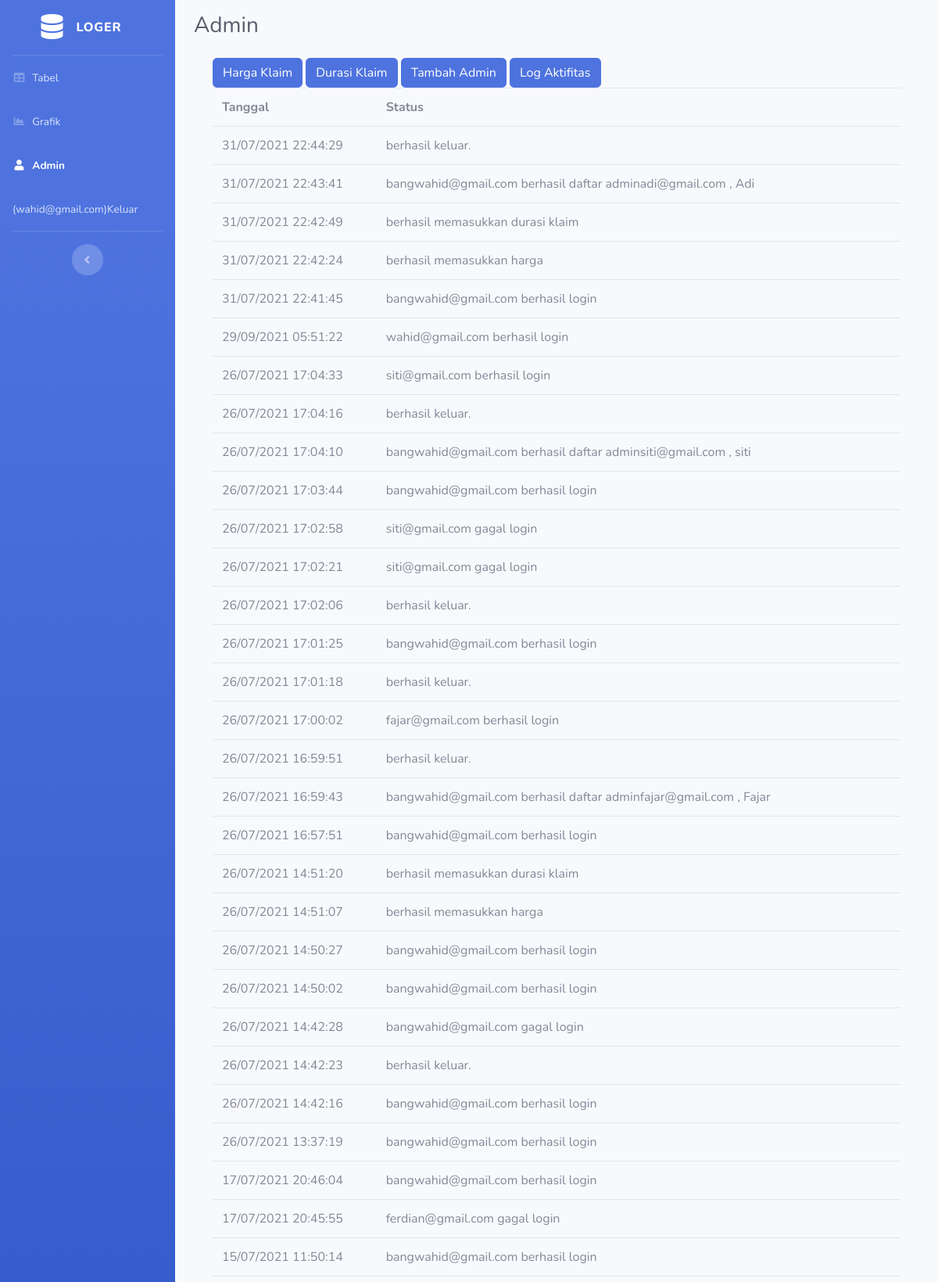
Screenshot of /log_aktifitas.php (signed in, upper part) with the database file from the repository.
### tables this page shows
CREATE TABLE `log_aktifitas` (
  `tanggal` varchar(100) NOT NULL,
  `status` varchar(10000) NOT NULL
);

### log_aktifitas.php (the view, shortened to what this page needs)
<!DOCTYPE html>
<html lang="en">
<head>
    <link href="assets/vendor/fontawesome-free/css/all.min.css" rel="stylesheet" type="text/css">
    <link href="assets/css/sb-admin-2.min.css" rel="stylesheet">
</head>
<body id="page-top">
    <div id="wrapper">
        <ul class="navbar-nav bg-gradient-primary sidebar sidebar-dark accordion" id="accordionSidebar">
            <a class="sidebar-brand d-flex align-items-center justify-content-center" href="masuk.php">
                <div class="sidebar-brand-icon">
                    <i class="fas fa-database"></i>
                </div>
                <div class="sidebar-brand-text mx-3">LOGER</div>
            </a>
            <hr class="sidebar-divider my-0">
            <li class="nav-item">
                <a class="nav-link" href="log.php">
                    <i class="fas fa-fw fa-table"></i>
                    <span>Tabel</span></a>
            </li>
            <li class="nav-item">
                <a class="nav-link" href="grafik.php">
                    <i class="fas fa-fw fa-chart-area"></i>
                    <span>Grafik</span></a>
            </li>
            <li class="nav-item active">
                <a class="nav-link" href="home_admin.php">
                    <i class="fas fa-fw fa-user"></i>
                    <span>Admin</span></a>
            </li>
            <li class="nav-item">
                <a class="nav-link" href="logout.php">
                    <?php
                    $email = $_SESSION["email"];
                    ?>
                    <span>(<?php echo $email; ?>)Keluar</span></a>
            </li>
            <hr class="sidebar-divider d-none d-md-block">
            <div class="text-center d-none d-md-inline">
                <button class="rounded-circle border-0" id="sidebarToggle"></button>
            </div>
        </ul>
        <div id="content-wrapper" class="d-flex flex-column">
            <div id="content">
                <nav class="navbar">
                </nav>
                <div class="container-fluid">
                    <div class="d-sm-flex align-items-center justify-content-between mb-4">
                        <h1 class="h3 mb-0 text-gray-800">Admin</h1>
                    </div>
                    <div class="container">
                    <a href="harga_klaim.php" class="btn btn-primary">Harga Klaim</a>
                    <a href="durasi_klaim.php" class="btn btn-primary">Durasi Klaim</a>
                    <a href="daftar_admin.php" class="btn btn-primary">Tambah Admin</a>
                    <a href="log_aktifitas.php" class="btn btn-primary">Log Aktifitas</a>
                    <?php
                    include "koneksi.php";
                    $log_aktifitas = mysqli_query($koneksi,"SELECT * FROM log_aktifitas ORDER BY tanggal DESC");
                    ?>
                    <table class="table bordered">
                        <tr>
                            <th>Tanggal</th>
                            <th>Status</th>
                        </tr>
                        <?php
                        while($res_log = mysqli_fetch_array($log_aktifitas)) {
                        ?>
                        <tr>
                            <td><?php echo $res_log["tanggal"]; ?></td>
                            <td><?php echo $res_log["status"]; ?></td>
                        </tr>
                        <?php
                };
                    ?>
                    </table>
                </div>
        </div>
    </div>
</body>
</html>

### rows the page displays
log_aktifitas: tanggal "31/07/2021 22:44:29", status "berhasil keluar."
log_aktifitas: tanggal "31/07/2021 22:43:41", status "bangwahid@gmail.com berhasil daftar adminadi@gmail.com , Adi"
log_aktifitas: tanggal "31/07/2021 22:42:49", status "berhasil memasukkan durasi klaim"
log_aktifitas: tanggal "31/07/2021 22:42:24", status "berhasil memasukkan harga"
log_aktifitas: tanggal "31/07/2021 22:41:45", status "bangwahid@gmail.com berhasil login"
log_aktifitas: tanggal "29/09/2021 05:51:22", status "wahid@gmail.com berhasil login"
log_aktifitas: tanggal "26/07/2021 17:04:33", status "siti@gmail.com berhasil login"
log_aktifitas: tanggal "26/07/2021 17:04:16", status "berhasil keluar."
log_aktifitas: tanggal "26/07/2021 17:04:10", status "bangwahid@gmail.com berhasil daftar adminsiti@gmail.com , siti"
log_aktifitas: tanggal "26/07/2021 17:03:44", status "bangwahid@gmail.com berhasil login"
log_aktifitas: tanggal "26/07/2021 17:02:58", status "siti@gmail.com gagal login"
log_aktifitas: tanggal "26/07/2021 17:02:21", status "siti@gmail.com gagal login"
log_aktifitas: tanggal "26/07/2021 17:02:06", status "berhasil keluar."
log_aktifitas: tanggal "26/07/2021 17:01:25", status "bangwahid@gmail.com berhasil login"
log_aktifitas: tanggal "26/07/2021 17:01:18", status "berhasil keluar."
log_aktifitas: tanggal "26/07/2021 17:00:02", status "fajar@gmail.com berhasil login"
log_aktifitas: tanggal "26/07/2021 16:59:51", status "berhasil keluar."
log_aktifitas: tanggal "26/07/2021 16:59:43", status "bangwahid@gmail.com berhasil daftar adminfajar@gmail.com , Fajar"
log_aktifitas: tanggal "26/07/2021 16:57:51", status "bangwahid@gmail.com berhasil login"
log_aktifitas: tanggal "26/07/2021 14:51:20", status "berhasil memasukkan durasi klaim"
log_aktifitas: tanggal "26/07/2021 14:51:07", status "berhasil memasukkan harga"
log_aktifitas: tanggal "26/07/2021 14:50:27", status "bangwahid@gmail.com berhasil login"
log_aktifitas: tanggal "26/07/2021 14:50:02", status "bangwahid@gmail.com berhasil login"
log_aktifitas: tanggal "26/07/2021 14:42:28", status "bangwahid@gmail.com gagal login"
log_aktifitas: tanggal "26/07/2021 14:42:23", status "berhasil keluar."
log_aktifitas: tanggal "26/07/2021 14:42:16", status "bangwahid@gmail.com berhasil login"
log_aktifitas: tanggal "26/07/2021 13:37:19", status "bangwahid@gmail.com berhasil login"
log_aktifitas: tanggal "17/07/2021 20:46:04", status "bangwahid@gmail.com berhasil login"
log_aktifitas: tanggal "17/07/2021 20:45:55", status "ferdian@gmail.com gagal login"
log_aktifitas: tanggal "15/07/2021 11:50:14", status "bangwahid@gmail.com berhasil login"

### other values shown
$email "wahid@gmail.com"
